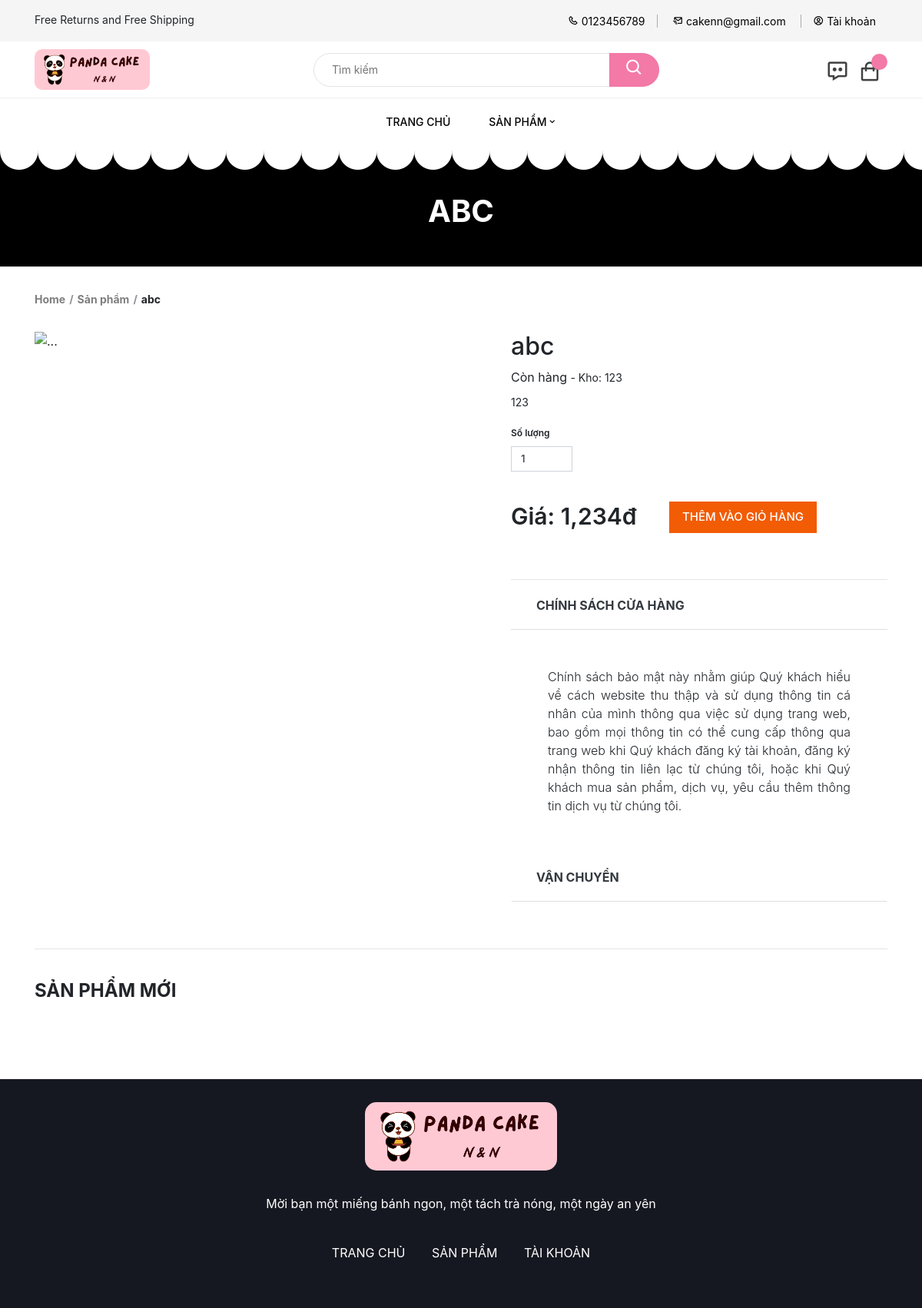
/home/product/1/, run on an earlier commit of the app's database.
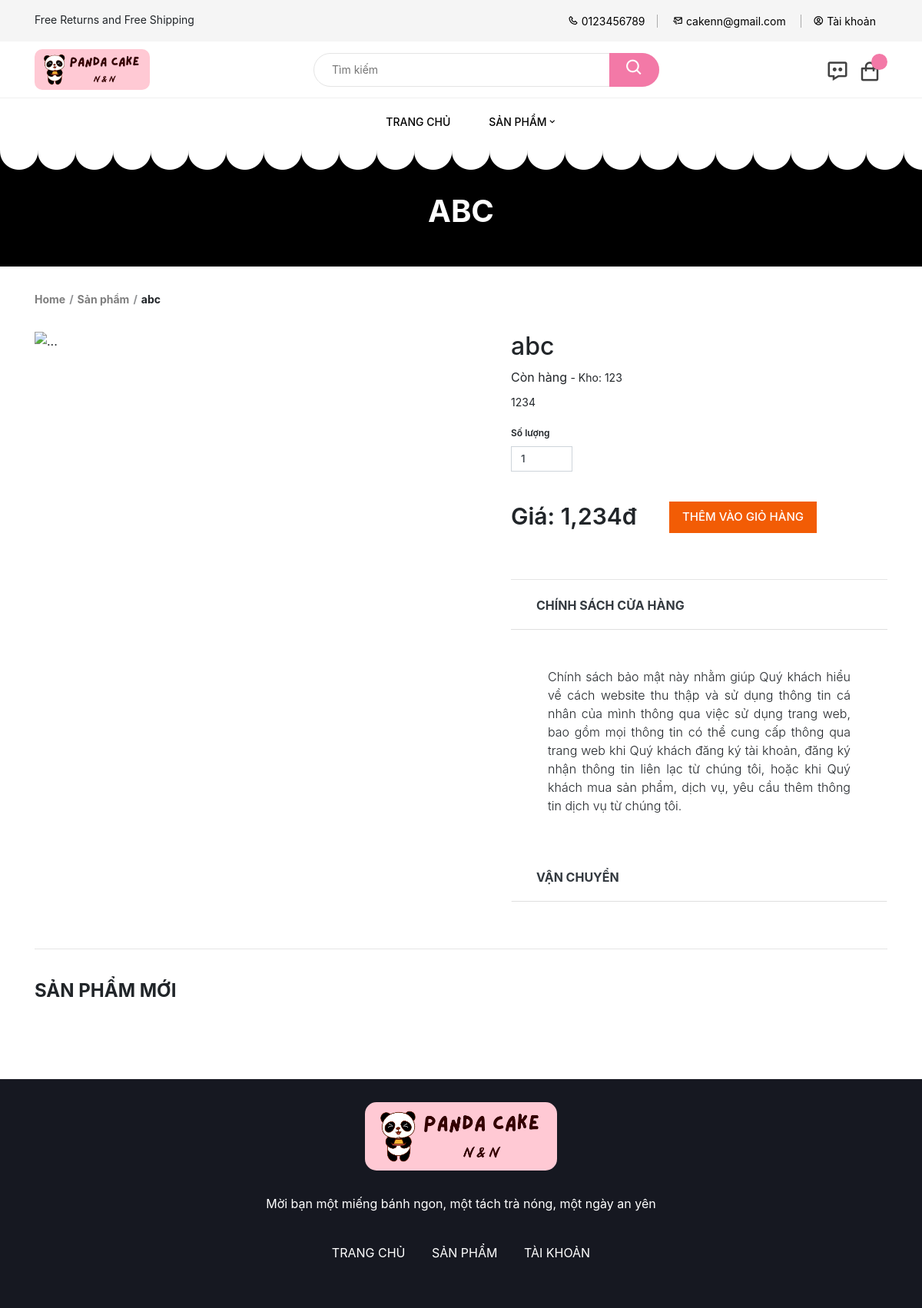
And on a later commit of the database.
### web/models.py (models this page shows)
class Product(models.Model):
    pd_id = models.BigAutoField(primary_key=True)
    pd_name = models.CharField(max_length=250, null=True)
    pd_price = models.FloatField()
    pd_spec = models.TextField(null=True)
    pd_description = models.TextField(null=True)
    pd_status = models.CharField(default=0, max_length=5, null=True)
    pd_view = models.PositiveBigIntegerField(default=0)
    pd_date_created = models.DateTimeField(auto_now=False, auto_now_add=True)
    pd_quantity = models.PositiveSmallIntegerField(default=0)
    pd_img = models.ImageField()
    category = models.ForeignKey(Category, on_delete=models.CASCADE)

### web/views.py (the view)
# urls.py: path('home/product/<int:id>/', views.product, name='product'),
def product(request, id=None):
    all_category = Category.objects.all()
    product = Product.objects.get(pk=id)
    product_images = ImageProduct.objects.filter(product=id)
    return render(request, 'home/product.html', locals())

### templates/home/product.html (shortened to what the changed rows need)
{% extends 'home/base.html' %}
{% load static %}
{% load humanize %}
{% block content %}
        <section style="background-color: black;">
            <div class="container" style="height: 160px;">
                <div><img src="" alt=""></div>
                <h1 style="font-weight: 700; color: #fff; text-align: center; margin-top: 40px; text-transform: uppercase">
                    {{ product.pd_name }} </h1>
            </div>
        </section>
        <div id="breadcrumb">
            <div class="container">
                <ol class="breadcrumb">
                    <li class="active"><span>{{ product.pd_name }}</span></li>
                </ol>
            </div>
        </div>
        <section>
            <div class="container">
                <div class="row">
                    <div class="col-6">
                        <div class="product-details-wrapper">
                            <h2 class="product-name">
                                {{ product.pd_name }}
                            </h2>
                            <div class="product-status">
                        <span style="font-size: 16px;">
                            {% if product.pd_quantity > 0 %}Còn hàng{% else %}Hết hàng{% endif %}
                        </span>
                                <span>-</span>
                                <small style="font-size: 14px;">Kho: {{ product.pd_quantity }}</small>
                            </div>
                            <div class="product-description">
                                <p style="justify-content: center;">{{ product.pd_spec }}</p>
                            </div>
                            <div class="product-actions-wrapper">
                                <form action="{% url 'action_cart' %}" method="POST">
                                    <div class="product-list-actions">
                                    <span class="product-price">
                                        <span class="amount">
                                            Giá: {{ product.pd_price | floatformat:0 | intcomma }}đ
                                        </span>
                                    </span>
                                    </div>
                                </form>
                            </div>
                        </div>
                        <div id="accordionExample" class="accordion">
                            <div class="card">
                                <div id="headingOne" class="card-header bg-white">
                                    <h2 class="mb-0">
                                        <button type="button" data-toggle="collapse"
                                                data-target="#collapseOne" aria-expanded="true"
                                                aria-controls="collapseOne"
                                                class="btn btn-link text-dark font-weight-bold text-uppercase">CHÍNH
                                            SÁCH CỬA HÀNG
                                        </button>
                                    </h2>
                                </div>
                            </div>
                            <div class="card">
                                <div id="headingThree" class="card-header bg-white">
                                    <h2 class="mb-0">
                                        <button type="button" data-toggle="collapse"
                                                data-target="#collapseThree" aria-expanded="false"
                                                aria-controls="collapseThree"
                                                class="btn btn-link collapsed text-dark font-weight-bold text-uppercase">
                                            VẬN
                                            CHUYỂN
                                        </button>
                                    </h2>
                                </div>
                            </div>
                        </div>
                    </div>
                </div>
            </div>
        </section>
{% endblock %}

What changed in the data, as far as the page shows it:
changed Product "ABC": pd_spec "123" → "1234"
